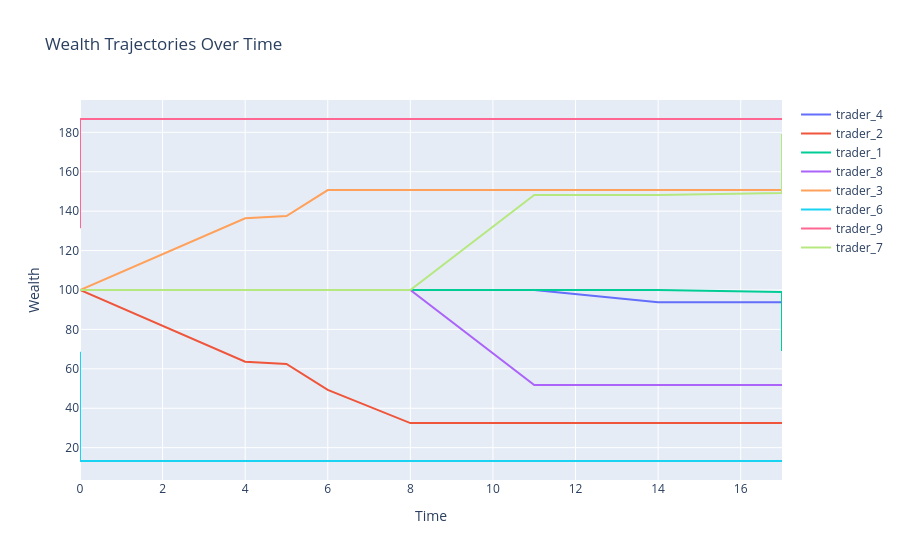

Notebook cell for this chart:
### Code cell
# through time
fig = go.Figure()

for tw in random.sample(tws, k=min(8, len(tws))):
    times = [t for (t, _) in tw.trader.history]
    vals = [w for (_, w) in tw.trader.history]
    fig.add_trace(go.Scatter(x=times, y=vals, mode="lines", name=tw.trader.name))

fig.update_layout(
    title="Wealth Trajectories Over Time",
    xaxis_title="Time",
    yaxis_title="Wealth",
)
fig.show()

### Figure 1 — Plotly figure (JSON) as saved in the notebook; plotly's stock layout.template omitted (floating-point values rounded to 4 significant figures)
{"data": [{"mode": "lines", "name": "trader_4", "type": "scatter", "x": [0, 0, 0, 0, 0, 4, 5, 6, 8, 11, 14, 17, 17], "y": [100, 100, 100, 100, 100, 100, 100, 100, 100, 100, 93.78, 93.78, 93.78]}, {"mode": "lines", "name": "trader_2", "type": "scatter", "x": [0, 0, 0, 0, 0, 4, 5, 6, 8, 11, 14, 17, 17], "y": [100, 100, 100, 100, 100, 63.59, 62.45, 49.3, 32.49, 32.49, 32.49, 32.49, 32.49]}, {"mode": "lines", "name": "trader_1", "type": "scatter", "x": [0, 0, 0, 0, 0, 4, 5, 6, 8, 11, 14, 17, 17], "y": [100, 100, 100, 100, 100, 100, 100, 100, 100, 100, 100, 98.99, 69.05]}, {"mode": "lines", "name": "trader_8", "type": "scatter", "x": [0, 0, 0, 0, 0, 4, 5, 6, 8, 11, 14, 17, 17], "y": [100, 100, 100, 100, 100, 100, 100, 100, 100, 51.77, 51.77, 51.77, 51.77]}, {"mode": "lines", "name": "trader_3", "type": "scatter", "x": [0, 0, 0, 0, 0, 4, 5, 6, 8, 11, 14, 17, 17], "y": [100, 100, 100, 100, 100, 136.4, 137.5, 150.7, 150.7, 150.7, 150.7, 150.7, 150.7]}, {"mode": "lines", "name": "trader_6", "type": "scatter", "x": [0, 0, 0, 0, 0, 4, 5, 6, 8, 11, 14, 17, 17], "y": [68.71, 49.79, 33.88, 22.51, 13.24, 13.24, 13.24, 13.24, 13.24, 13.24, 13.24, 13.24, 13.24]}, {"mode": "lines", "name": "trader_9", "type": "scatter", "x": [0, 0, 0, 0, 0, 4, 5, 6, 8, 11, 14, 17, 17], "y": [131.3, 150.2, 166.1, 177.5, 186.8, 186.8, 186.8, 186.8, 186.8, 186.8, 186.8, 186.8, 186.8]}, {"mode": "lines", "name": "trader_7", "type": "scatter", "x": [0, 0, 0, 0, 0, 4, 5, 6, 8, 11, 14, 17, 17], "y": [100, 100, 100, 100, 100, 100, 100, 100, 100, 148.2, 148.2, 149.2, 179.2]}], "layout": {"title": {"text": "Wealth Trajectories Over Time"}, "xaxis": {"title": {"text": "Time"}}, "yaxis": {"title": {"text": "Wealth"}}}}
